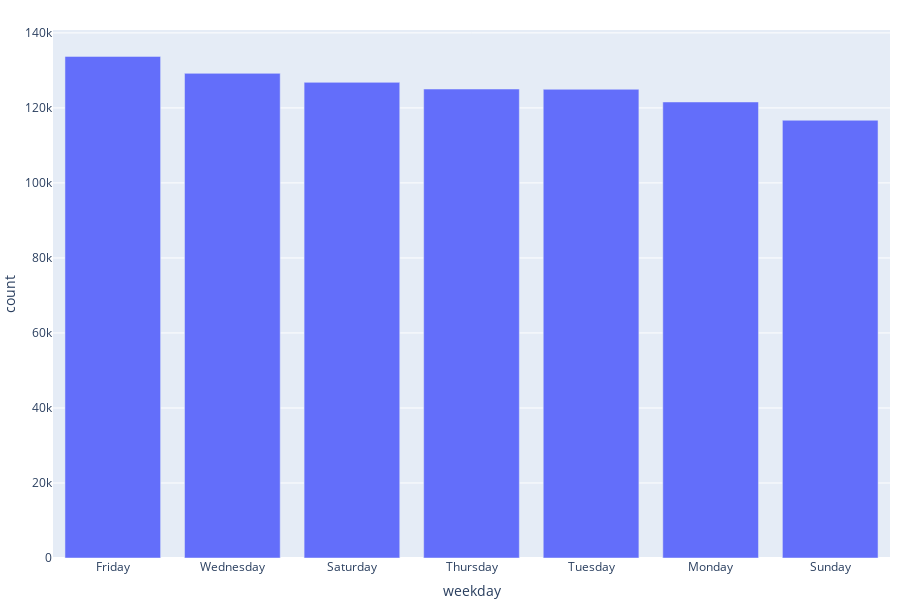

The cell this chart's notebook holds for it:
### Markdown cell above
* we see that the occurrence of crimes in the months from 6 to 9 is lower than the other months

### Code cell
plot_column_distribution(df=train_sf_df, column='weekday')

### Figure 1 — Plotly figure (JSON) as saved in the notebook; plotly's stock layout.template omitted (floating-point values rounded to 4 significant figures)
{"data": [{"alignmentgroup": "True", "hovertemplate": "weekday=%{x}<br>count=%{y}<extra></extra>", "legendgroup": "", "marker": {"color": "#636efa", "pattern": {"shape": ""}}, "name": "", "offsetgroup": "", "orientation": "v", "showlegend": false, "textposition": "auto", "type": "bar", "x": ["Friday", "Wednesday", "Saturday", "Thursday", "Tuesday", "Monday", "Sunday"], "xaxis": "x", "y": [133734, 129211, 126810, 125038, 124965, 121584, 116707], "yaxis": "y"}], "layout": {"autosize": true, "barmode": "relative", "height": 600, "hovermode": "closest", "legend": {"tracegroupgap": 0}, "margin": {"b": 0, "l": 10, "r": 10, "t": 30}, "showlegend": true, "xaxis": {"anchor": "y", "domain": [0, 1], "title": {"text": "weekday"}}, "yaxis": {"anchor": "x", "domain": [0, 1], "title": {"text": "count"}}}}
